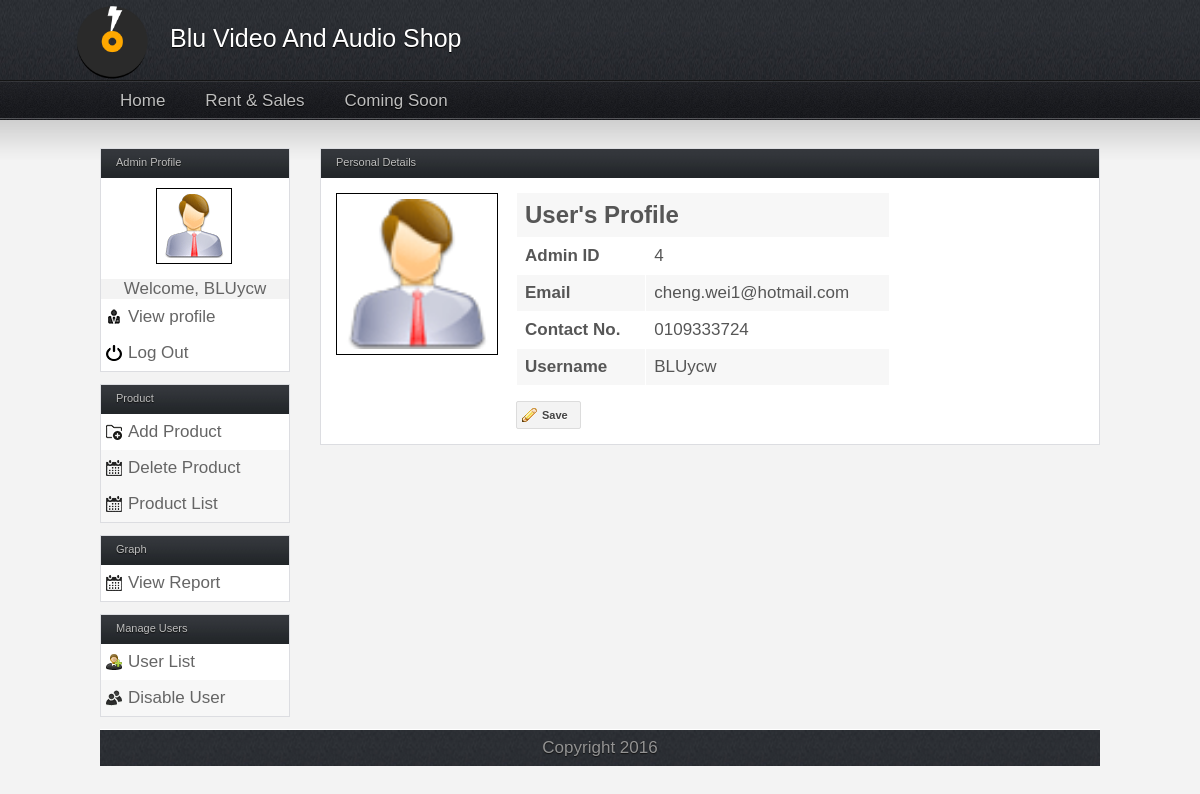
The page /admin/index.php (signed in) on the database its author committed.
### tables this page shows
CREATE TABLE IF NOT EXISTS `user` (
  `User_ID` int(15) NOT NULL AUTO_INCREMENT,
  `User_Name` varchar(300) NOT NULL,
  `User_Password` varchar(300) NOT NULL,
  `User_Email` varchar(300) NOT NULL,
  `User_Profile_Pic` varchar(1000) NOT NULL DEFAULT '../images/default_pic.jpg',
  `User_Phone` varchar(30) NOT NULL,
  `User_Address` varchar(300) NOT NULL,
  `User_Dob` date NOT NULL,
  `User_Subscribe_Status` varchar(10) NOT NULL,
  `User_Rent_Limit` int(11) NOT NULL DEFAULT '0',
  `User_Privilege` varchar(15) NOT NULL,
  PRIMARY KEY (`User_ID`)
);

### admin/index.php (the view, shortened to what this page needs)
<?php
	$user_id = $_SESSION['user_id'];
	$result = mysql_query("SELECT * FROM user WHERE User_ID = '$user_id'");
	$row = mysql_fetch_assoc($result);
?>
<!DOCTYPE html>
<html>
<head>
<link rel="stylesheet" type="text/css" href="../css/style.css" media="screen" />
<link rel="stylesheet" type="text/css" href="../css/bg_style_black.css" media="screen" />
</head>
<body>
<div class="wrap">
	<div id="header">
		<div id="top">
			<div class="left">
				<img src="../img/logo.ico" alt="Blu Video and Audio Shop" id="" class="logo_images" style="position:absolute; width: 85px; margin: -15px 0 0 -50px;"/>
				<p id="" class="shop_name" style="font-size:25px;display:;background-color:;width:100%;color:white; margin-left:50px; margin-top:10px;">Blu Video And Audio Shop</p>
			</div>
		</div>
		<div id="nav">
			<ul>
				<li class="upp"><a href="../visitor/visitor.php">Home</a></li>
				<li class="upp"><a href="#">Rent & Sales</a>
				</li>
				<li class="upp"><a href="#">Coming Soon</a></li>
			</ul>
		</div>
	</div>
	<div id="content">
		<div id="sidebar">
			<div class="box">
				<div class="h_title">Admin Profile</div>
				<div style="background:white; padding: 10px 55px;"><img src="../img/user_photo.gif" style="border:1px solid black; padding: 5px;" /></div>
				<p style="text-align:center; line-height: 20px;">Welcome, <?php echo $row['User_Name'];?></p>
				<ul id="home">
					<li class="b1"><a class="icon profile" href="" >View profile</a></li>
					<li class="b1"><a class="icon logout" href="../visitor/visitor.php">Log Out</a></li>
				</ul>
			</div>
			<div class="box">
				<div class="h_title">Product</div>
				<ul>
					<li class="b1"><a class="icon add_product" href="admin_addProduct.php">Add Product</a></li>
					<li class="b2"><a class="icon delete_product" href="">Delete Product</a></li>
					<li class="b2"><a class="icon delete_product" href="">Product List</a></li>
				</ul>
			</div>
			<div class="box">
				<div class="h_title">Graph</div>
				<ul>
					<li class="b1"><a class="icon delete_product" href="">View Report</a></li>
				</ul>
			</div>
			<div class="box">
				<div class="h_title">Manage Users</div>
				<ul>
					<li class="b1"><a class="icon add_user" href="add_user.php">User List</a></li>
					<li class="b2"><a class="icon delete_user" href="delete_user.php">Disable User</a></li>
				</ul>
			</div>
		</div>
		<div id="main">
			<div class="full_w">
				<div class="h_title">Personal Details</div>
				<form name="" method="get">
				<div style="float:left;">
					<img src="../img/user_photo.gif" style="border:1px solid black; padding: 5px; height: 150px; width: 150px;" />
				</div>
				<div>
					<table>
						<tr>
							<td colspan="2" style="font-size: 18pt; font-weight:bold;">User's Profile</td>
						</tr>
						<tr>
							<td><b>Admin ID</b></td>
							<td id="edit_ID" contenteditable="false" class="profile-details"><?php echo $row['User_ID'];?></td>
						</tr>
						<tr>
							<td><b>Email</b> </td>
							<td id="edit_Email" contenteditable="false" class="profile-details"><?php echo $row['User_Email'];?></td>
						</tr>
						<tr>
							<td><b>Contact No.</b></td>
							<td id="edit_Contact" contenteditable="false" class="profile-details"><?php echo $row['User_Phone'];?></td>
						</tr>
						<tr>
							<td><b>Username</b></td>
							<td id="edit_Name" contenteditable="false" class="profile-details"><?php echo $row['User_Name'];?></td>
						</tr>
						</table>
					<div style="margin-left: 180px;">
						<button class="edit" name="editbutton" type="button" onclick="saveUpdate();" style="background: #F3F3F3 url(../img/i_edit.png) no-repeat 4px center; padding-left: 25px;">Save</button>
						</div>
				</div>
				</form>
			</div>
		</div>
	</div>
	<div id="footer">
			<p style="text-align:center;">Copyright 2016</p>
	</div>
</div>
</body>
</html>

### css/style.css (style rules this page uses)
* { margin: 0; padding: 0; }
body { color: #bebebe; font-family: Tahoma, Arial, Helvetica, sans-serif; font-size: 17px; margin: 0; }
a { text-decoration: none; }
button, .button { background: #F3F3F3; border: 1px solid #DCDCDC; border-radius: 2px; color: #444444; cursor: pointer; display: inline-block; font: 700 11px Tahoma, Arial, sans-serif; margin-right: 10px; padding: 7px 12px 7px 12px; position: relative; text-decoration: none; text-shadow: 0px 1px 0px #FFFFFF; }
.wrap { margin: 0 auto; width: 1000px; }
#header #top { height: 72px; padding: 14px 20px 0 20px; }
#header #top p { text-shadow: #000 0px 1px 1px; }
#header #nav { height: 27px; margin:0; padding: 5px 20px 0 10px; position: relative; }
#header #nav ul { list-style: none; }
#header #nav ul li.upp { display: inline; float: left; position: relative; margin: 0; text-align: center; }
#header #nav ul li.upp a { color: #bebebe; display: block; padding: 0px 30px 11px 10px; text-align: center; text-shadow: #000 0px 1px 1px; }
#content { margin: 30px 0 30px 0; }
#content .b1 { background: #ffffff; }
#content .b2 { background: #f7f7f7; }
#content tr:nth-child(even) { background: #ffffff; }
#content tr:nth-child(odd) { background: #f7f7f7; }
#content #sidebar { float: left; margin: 0 20px 0 0; width: 190px; color: #656565 }
#sidebar a { color: #656565; }
#sidebar .box { border: 1px solid #DCDDE1; margin: 0 0 12px 0; }
#sidebar .box .h_title { color: #bebebe; cursor: pointer; font-size: 11px; font-weight: normal; height: 22px; padding: 7px 0 0 15px; text-shadow: #0E0E0E 0px 1px 1px; }
#sidebar .box ul { list-style: none; }
#sidebar .box ul li { padding: 8px 0 8px 5px; }
.box ul li .icon { padding: 2px 0 2px 22px; }
.box ul li .delete_user { background: url(../img/i_users.png) no-repeat center left; }
.box ul li .add_user { background: url(../img/i_add_user.png) no-repeat center left; }
.box ul li .delete_product { background: url(../img/i_timetable.png) no-repeat center left; }
.box ul li .profile { background: url(../img/i_profile.png) no-repeat center left; }
.box ul li .add_product { background: url(../img/i_add_table.png) no-repeat center left; }
.box ul li .logout { background: url(../img/i_logout.png) no-repeat center left; }
#content #main { float: right; margin: 0 0 12px 0; width: 780px; }
#main .full_w { background: #ffffff; border: 1px solid #DCDDE1; color: #848484; margin: 0 0 20px 0; }
#main .full_w .h_title, #main .half_w .h_title { color: #bebebe; font-size: 11px; font-weight: normal; height: 22px; padding: 7px 0 0 15px; text-shadow: #0E0E0E 0px 1px 1px; }
#main form { margin: 15px; }
table { border-collapse: collapse; margin: 15px; }
table tr { border-left: 1px solid #ffffff; border-right: 1px solid #ffffff; }
table td { border-left: 1px solid #ffffff; border-bottom: 1px solid #ffffff; border-top: 1px solid ffffff; color: #565656; padding: 8px; }
#footer { border-top: 1px solid #FFF; color: #939393; float: left; margin: 0 auto; padding: 8px 20px; text-shadow: #111111 0px 1px 1px; width: 960px; }
.left { float: left; }

### css/bg_style_black.css (style rules this page uses)
body { background: #f3f3f3 url(../img/bg_top.jpg) repeat-x; }
#sidebar .box .h_title { background: url(../img/bg_box_head.jpg) repeat-x; }
#main .full_w .h_title, #main .half_w .h_title { background: url(../img/bg_box_head.jpg) repeat-x; }
#footer { background: url(../img/bg_top.jpg) repeat-x top center; }

### admin/index.php (style rules this page uses)
table { width: 50%; margin-left: 180px; }

### rows shown on the page
user: User_Name "BLUycw", User_ID "4", User_Email "cheng.wei1@hotmail.com", User_Phone "0109333724"
